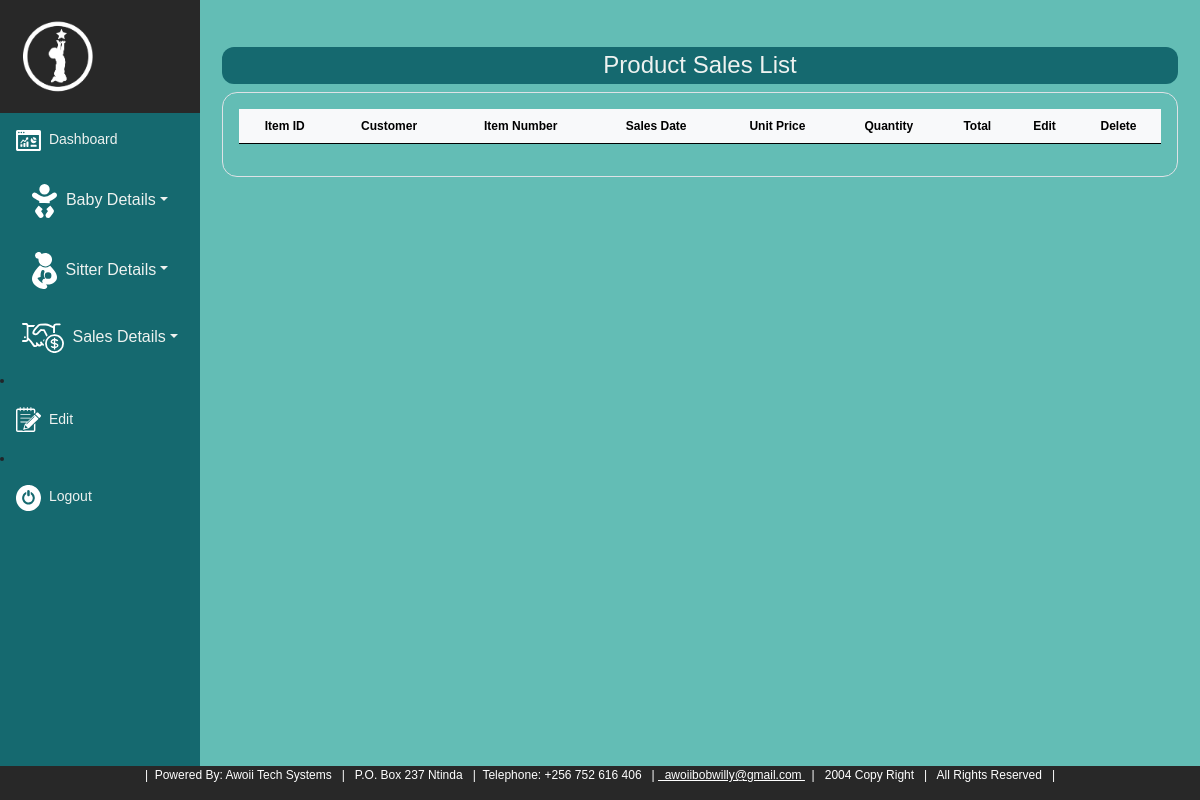
Before: /salesreport/ (signed in) with the older database file.
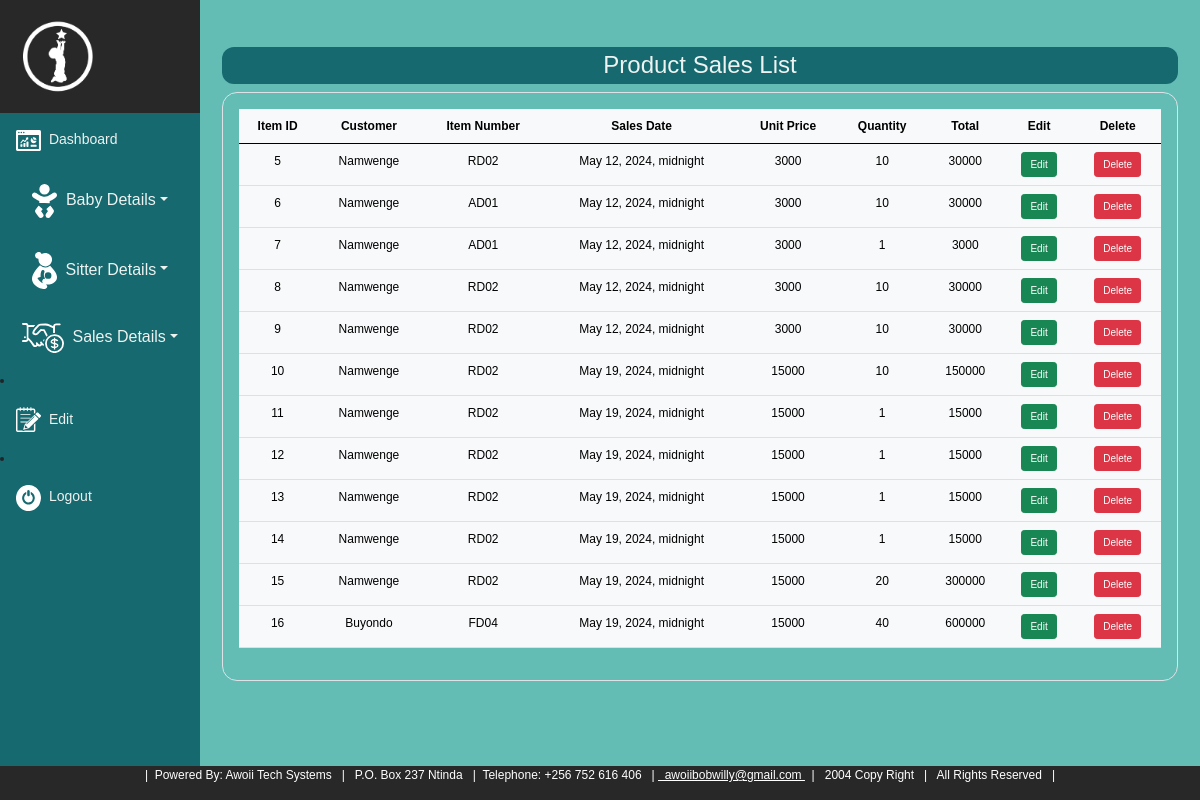
After: the same page with the newer database file.
### atsapp/models.py (models this page shows, shortened)
class Sales(models.Model):
    so_baby_id = models.ForeignKey(Baby_Register, on_delete=models.CASCADE)
    so_date_created = models.DateTimeField()
    so_item_number = models.ForeignKey(Purchase, on_delete=models.CASCADE)
    so_unit_price = models.IntegerField()
    so_quantity = models.PositiveSmallIntegerField()
    @property
    def total(self):
        return self.so_unit_price*self.so_quantity

class Baby_Register(models.Model):
    babiz_sur_name = models.CharField(max_length=20)
    babiz_other_names = models.CharField(max_length=20)
    babiz_gender = models.CharField(max_length=20, choices=[('Male', 'Male'), ('Female', 'Female')])
    babiz_date_of_birth = models.DateField()
    parentz_sur_name = models.CharField(max_length=20)
    parentz_other_names = models.CharField(max_length=20)
    parentz_gender = models.CharField(max_length=20, choices=[('Male', 'Male'), ('Female', 'Female')])
    parentz_date_of_birth = models.DateField()
    parentz_telephone = models.IntegerField()
    parentz_address = models.CharField(max_length=50)
    parentz_email = models.EmailField(max_length=50)
    def __str__(self):
        return self.babiz_sur_name

class Purchase(models.Model):
    po_item_number = models.CharField(max_length=20)
    po_product_name = models.CharField(max_length=50)
    po_unit_cost = models.IntegerField()
    po_purchase_date = models.DateTimeField()
    po_entry_date = models.DateTimeField()
    po_quantity = models.PositiveSmallIntegerField()
    def __str__(self):
        return self.po_item_number

### atsapp/views.py (the view)
# urls.py: path('salesreport/', views.productsaleslist, name='salesreport'),
@login_required
def productsaleslist(request):
    saleslists = Sales.objects.all()
    return render(request, 'atsapp/salesreport.html', {'saleslists': saleslists})

### atsapp/templates/atsapp/salesreport.html
{% extends 'atsapp/base.html' %}
{% load static %}
{% block content %}
<div class="container mt-4" style = "font-size: 12px; border-radius: 40px">
  <h4  class="infoheading">Product Sales List</h4>
  <div class="border p-3 overflow-scroll" style = "border-radius: 15px;">
    <table class="table table table-hover table-light">
      <thead>
        <tr>
          <th scope="col">Item ID</th>
          <th scope="col">Customer</th>
          <th scope="col">Item Number</th>
          <th scope="col">Sales Date</th>
          <th scope="col">Unit Price</th>
          <th scope="col">Quantity</th>
          <th scope="col">Total</th>
          <th scope="col">Edit</th>
          <th scope="col">Delete</th>
        </tr>
      </thead>
      <tbody>
        {% for sales in saleslists %}
        <tr>
          <td>{{ sales.id }}</td>
          <td>{{ sales.so_baby_id }}</td>
          <td>{{ sales.so_item_number }}</td>
          <td>{{ sales.so_date_created }}</td>
          <td>{{ sales.so_unit_price }}</td>
          <td>{{ sales.so_quantity }}</td>
          <td>{{ sales.total }}</td>
          <td><a class = "btn btn-sm btn-success" href="{% url 'edit_sales' sales.id %}" style = "font-size: 10px;">Edit</a></td>
          <td><a class = "btn btn-sm btn-danger" href= "{% url 'delete_sales' sales.id %}" style = "font-size: 10px;">Delete</a></td>
        </tr>
        {% endfor %}
      </tbody>
    </table>
</div>
</div>
{% endblock %}

Changed rows visible on the page:
added Sales: id "5", so_baby_id "Namwenge", so_item_number "RD02", so_date_created "May 12, 2024, midnight", so_unit_price "3000", so_quantity "10", total "30000"
added Sales: id "6", so_baby_id "Namwenge", so_item_number "AD01", so_date_created "May 12, 2024, midnight", so_unit_price "3000", so_quantity "10", total "30000"
added Sales: id "7", so_baby_id "Namwenge", so_item_number "AD01", so_date_created "May 12, 2024, midnight", so_unit_price "3000", so_quantity "1", total "3000"
added Sales: id "8", so_baby_id "Namwenge", so_item_number "RD02", so_date_created "May 12, 2024, midnight", so_unit_price "3000", so_quantity "10", total "30000"
added Sales: id "9", so_baby_id "Namwenge", so_item_number "RD02", so_date_created "May 12, 2024, midnight", so_unit_price "3000", so_quantity "10", total "30000"
added Sales: id "10", so_baby_id "Namwenge", so_item_number "RD02", so_date_created "May 19, 2024, midnight", so_unit_price "15000", so_quantity "10", total "150000"
added Sales: id "11", so_baby_id "Namwenge", so_item_number "RD02", so_date_created "May 19, 2024, midnight", so_unit_price "15000", so_quantity "1", total "15000"
added Sales: id "12", so_baby_id "Namwenge", so_item_number "RD02", so_date_created "May 19, 2024, midnight", so_unit_price "15000", so_quantity "1", total "15000"
added Sales: id "13", so_baby_id "Namwenge", so_item_number "RD02", so_date_created "May 19, 2024, midnight", so_unit_price "15000", so_quantity "1", total "15000"
added Sales: id "14", so_baby_id "Namwenge", so_item_number "RD02", so_date_created "May 19, 2024, midnight", so_unit_price "15000", so_quantity "1", total "15000"
added Sales: id "15", so_baby_id "Namwenge", so_item_number "RD02", so_date_created "May 19, 2024, midnight", so_unit_price "15000", so_quantity "20", total "300000"
added Sales: id "16", so_baby_id "Buyondo", so_item_number "FD04", so_date_created "May 19, 2024, midnight", so_unit_price "15000", so_quantity "40", total "600000"
